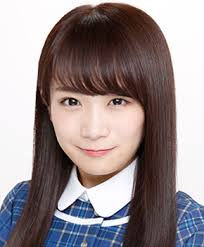
#> input picture ex3/opencv/akimoto.jpg, 204 x 247 px
$ jupyter execute opencv.ipynb
#> lines starting #> are read from the running program, lines starting #| are printed output that depends on the picture; after the words box and inside, x2 and y2 are one past the last pixel; in counts of white or black regions, pixels touching at a corner belong together
[cell 1]
import cv2
import numpy as np
from IPython.display import display, Image

[cell 2]
faceCascade = cv2.CascadeClassifier('haarcascade_frontalface_default.xml')

def display_image(image, format='.jpg'):
    decoded_bytes = cv2.imencode(format, image)[1].tobytes()
    display(Image(data=decoded_bytes))

def get_image(filename):
    return cv2.imread(filename, cv2.IMREAD_COLOR)

def to_gray(img):
    return cv2.cvtColor(img, cv2.COLOR_BGR2GRAY)

def get_face(img):
    return faceCascade.detectMultiScale(img, 1.1, 3)

def set_rect(img, face, color):
    if len(face) > 0:
        for rect in face:
            cv2.rectangle(img, tuple(rect[0: 2]), tuple(rect[0: 2] + rect[2: 4]), color, thickness=2)

def trim_image(img, rect):
    x = rect[0]
    y = rect[1]
    w = rect[2]
    h = rect[3]
    return img[y: y + h, x: x + w]

[cell 3]
img1 = get_image('akimoto.jpg')
#> in get_image, returned value is the input picture: shape (247, 204, 3); mean B, G, R 140.5, 139, 150.6
gray1 = to_gray(img1)
#> in to_gray, `return cv2.cvtColor(img, cv2.COLOR_BGR2GRAY)`:
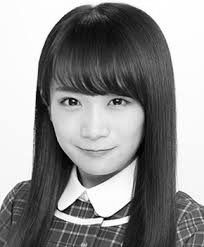
#> returned value: shape (247, 204); min 0, max 255, mean 142.7
face1 = get_face(gray1)
#> face1 = [[39, 62, 114, 114]]

img2 = get_image('nogizaka.jpg')
#> call 2 of get_image, with filename = 'nogizaka.jpg'
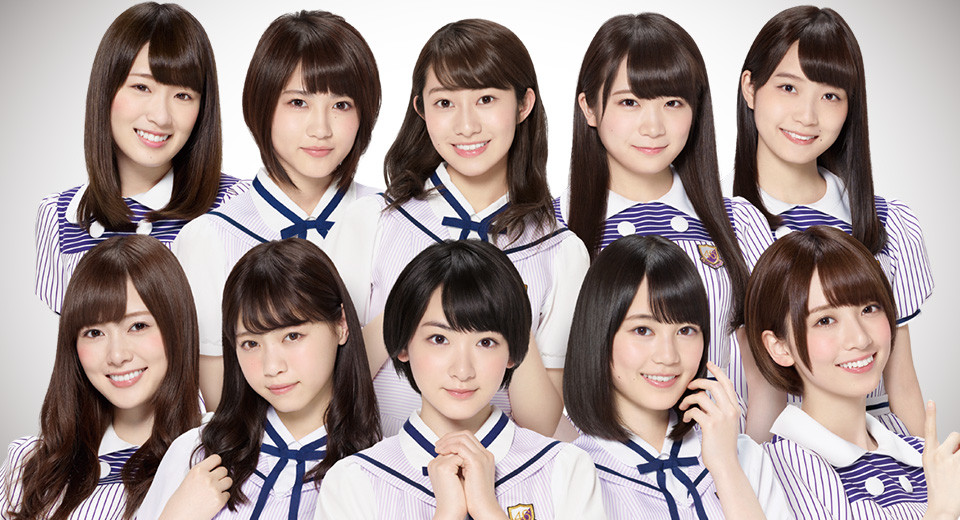
#> input picture ex3/opencv/nogizaka.jpg, 960 x 520 px
#> in get_image, returned value is the input picture: shape (520, 960, 3); mean B, G, R 143.3, 145.8, 161.3
gray2 = to_gray(img2)
#> in to_gray (call 2), `return cv2.cvtColor(img, cv2.COLOR_BGR2GRAY)`:
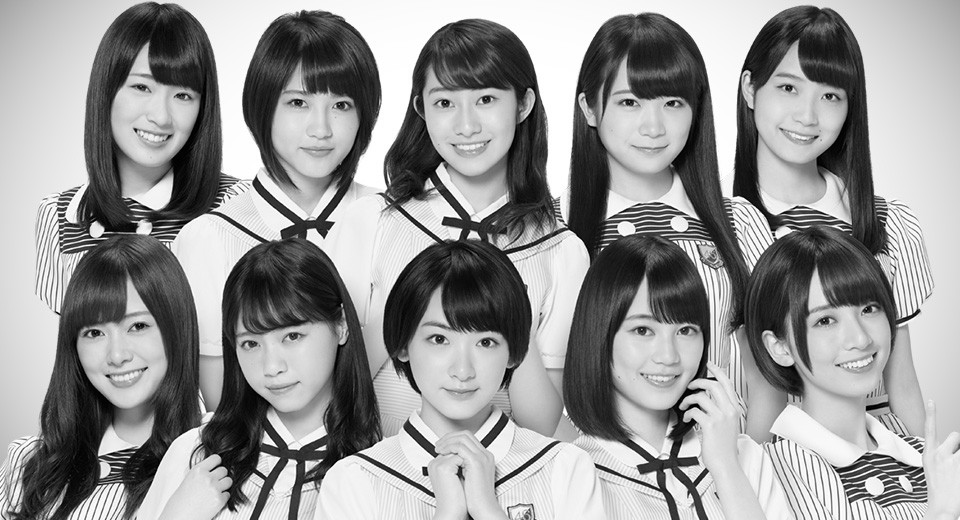
#> returned value: shape (520, 960); min 0, max 255, mean 150.2
face2 = get_face(gray2)
#> face2 = [[267, 69, 103, 103], [608, 292, 109, 109], [413, 62, 110, 110], [223, 305, 102, 102], [749, 50, 111, 111], [597, 60, 112, 112], [63, 288, 113, 113], [106, 53, 108, 108], [793, 279, 108, 108], [403, 298, 120, 120], [76, 173, 128, 128]]

[cell 4]
bf = cv2.BFMatcher(cv2.NORM_HAMMING)
detector = cv2.AKAZE_create()

[cell 5]
NORMSIZE = (200, 200)
COLOR_RED = (0, 0, 255)
COLOR_BLUE = (255, 0, 0)

ref = cv2.resize(trim_image(gray1, face1[0]), NORMSIZE)
#> in trim_image, `x = rect[0]`: x = 39
#> in trim_image, `y = rect[1]`: y = 62
#> in trim_image, `w = rect[2]`: w = 114
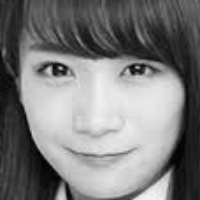
#> ref: shape (200, 200); min 1, max 247, mean 123.5
(ref_kp, ref_des) = detector.detectAndCompute(ref, None)
#> ref_kp = 36 keypoints; strongest (x, y, size): (133, 70, 8.1), (132, 69, 5.7), (55, 66, 5.7), (64, 70, 8.1)

i = 0
mx = 10000000
mx_i = 0
for rect in face2:
    tgt = cv2.resize(trim_image(gray2, rect), NORMSIZE)
    (tgt_kp, tgt_des) = detector.detectAndCompute(tgt, None)
    matches = bf.match(ref_des, tgt_des)
    dist = [m.distance for m in matches]
    ret = sum(dist) / len(dist)
    #print(i, ret)
    if ret < mx:
        mx = ret
        mx_i = i
    i += 1
#> this loop made 11 passes
#> (x in trim_image, y in trim_image, w in trim_image, h in trim_image, ret, mx) on passes 1, 2, 3, 4, 6: (267, 69, 103, 103, 123.1, 123.1), (608, 292, 109, 109, 120.8, 120.8), (413, 62, 110, 110, 118.1, 118.1), (223, 305, 102, 102, 117.3, 117.3), (597, 60, 112, 112, 114.9, 114.9)
#> (x in trim_image, y in trim_image, w in trim_image, h in trim_image, ret) on passes 5, 7, 8, 9, 10, 11: (749, 50, 111, 111, 124.7), (63, 288, 113, 113, 127.6), (106, 53, 108, 108, 126.1), (793, 279, 108, 108, 124.1), (403, 298, 120, 120, 115.6), (76, 173, 128, 128, 131.9)
#> pass 1, `tgt = cv2.resize(trim_image(gray2, rect), NORMSIZE)`:
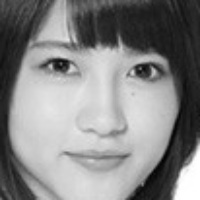
#> tgt: shape (200, 200); min 2, max 255, mean 133.7
#> pass 3, `tgt = cv2.resize(trim_image(gray2, rect), NORMSIZE)`:
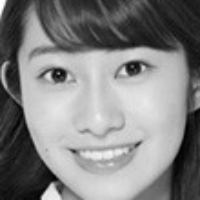
#> tgt: shape (200, 200); min 1, max 255, mean 130.1
#> after the loop:
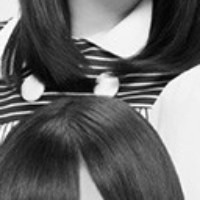
#> tgt: shape (200, 200); min 2, max 255, mean 102.9
#> after the loop, i = 11; mx = 114.9; mx_i = 5

[cell 6]
set_rect(img1, face1, COLOR_BLUE)
#> the loop in set_rect, `for rect in face:` made 1 pass
#> after the loop in set_rect, `for rect in face:`:
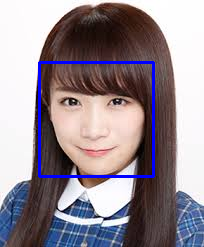
#> img: shape (247, 204, 3); mean B, G, R 145.8, 137.4, 148.4
set_rect(img2, face2, COLOR_RED)
#> call 2 of set_rect, with face = array of shape (11, 4), color = (0, 0, 255)
#> the loop in set_rect (call 2), `for rect in face:` made 11 passes
#> after the loop in set_rect (call 2), `for rect in face:`:
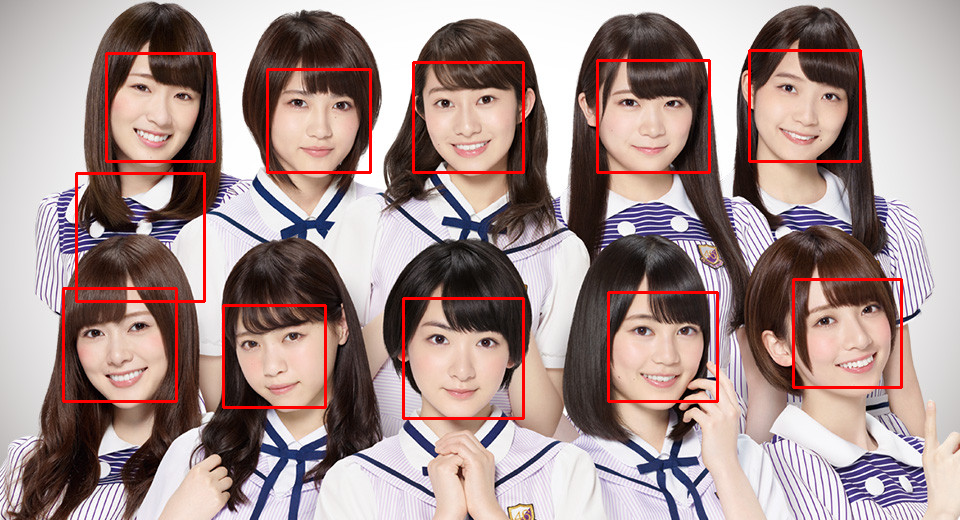
#> img: shape (520, 960, 3); mean B, G, R 140.7, 143.1, 165.4
set_rect(img2, [face2[mx_i]], COLOR_BLUE)
#> call 3 of set_rect, with color = (255, 0, 0)
#> the loop in set_rect (call 3), `for rect in face:` made 1 pass
#> after the loop in set_rect (call 3), `for rect in face:`:
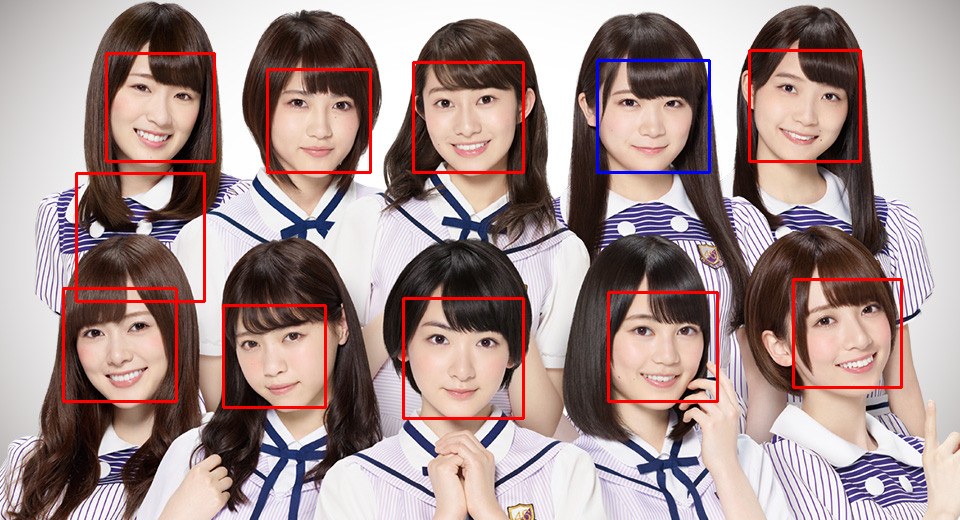
#> img: shape (520, 960, 3); 0.27% of pixels changed, all inside (x1, y1, x2, y2) = (596, 59, 711, 174)
display_image(img1, '.jpg')
display_image(img2, '.jpg')
